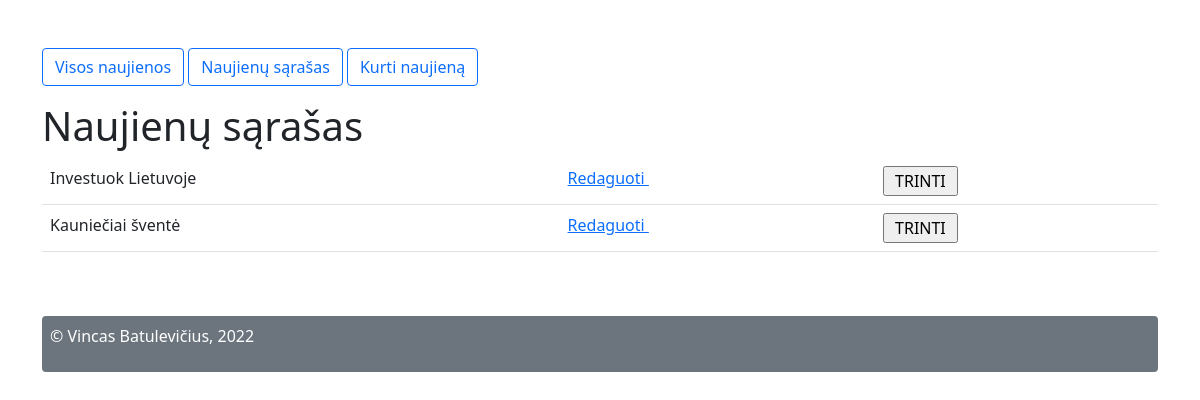
Page /naujienu_sarasas.php on the committed database.
### tables this page shows
CREATE TABLE `naujienos` (
  `id` int NOT NULL,
  `pavadinimas` varchar(500) NOT NULL,
  `turinys` text NOT NULL,
  `data` date NOT NULL
);

### naujienu_sarasas.php (the view, shortened to what this page needs)
 <!DOCTYPE html>
<html>
<head>
<link href="https://cdn.jsdelivr.net/npm/bootstrap@5.1.3/dist/css/bootstrap.min.css" rel="stylesheet">
</head>
<body>
<div class="container pt-5">
<p><a href='index.php' class='btn btn-outline-primary'>Visos naujienos</a>
<a href='naujienu_sarasas.php' class='btn btn-outline-primary'>Naujienų sąrašas</a>
<a href='nauja_naujiena.php' class='btn btn-outline-primary'>Kurti naujieną</a><p>
<h1>Naujienų sąrašas</h1>
<?php
include 'db.php';
$conn = new mysqli($servername, $username, $password, $dbname);
$sql = "SELECT * FROM naujienos";
$result = $conn->query($sql);
if ($result->num_rows > 0) {
echo "<table class='table'>";
  while($row = $result->fetch_assoc()) {
 $nid =  $row["id"];
   echo " <tr><td> " . $row["pavadinimas"]."&nbsp; </td> <td> <a href='keisti_naujiena.php?nid=$nid'> Redaguoti </a> &nbsp;</td> <td>";
 echo  "<form action='". htmlspecialchars($_SERVER['PHP_SELF']) . "' method='post'><input type='hidden' name='nid'
value='$nid'><input type='submit' name='delete' value=' TRINTI '>
</form>";
 echo " </td></tr>";
  }
    echo "</table><br>";
} else {
  echo "Naujienų nėra";
}
?>
<div class="mt-4 p-2 bg-secondary text-white rounded">
   <p>&copy; Vincas Batulevičius, 2022</p>
</div>
</div>
</body>
</html>

### rows in the picture
naujienos: pavadinimas "Investuok Lietuvoje"
naujienos: pavadinimas "Kauniečiai šventė"
